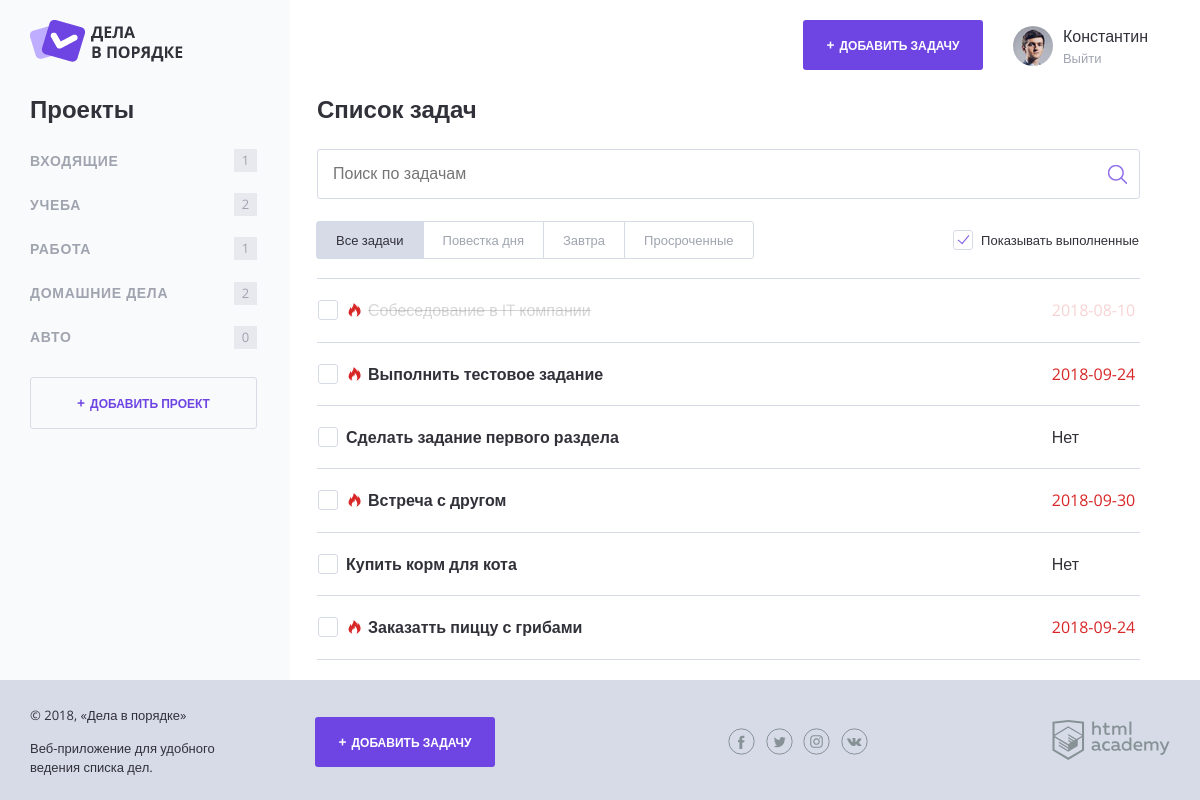
The page / on the database its author committed.
### tables this page shows
CREATE TABLE projects (
  id INT AUTO_INCREMENT PRIMARY KEY,
  p_name CHAR(255),
  user_id INT(5)
);

CREATE TABLE tasks (
  id INT AUTO_INCREMENT PRIMARY KEY,
  create_date DATE,
  name CHAR(255),
  file_name CHAR(255),
  file_url CHAR(255),
  user_id INT(5),
  project_id INT(5),
  execute_date DATE,
  ready BIT
);

### config/functions.php (called while the page is built, shortened)
<?php
function include_template($name, $data)
{
  $name = 'templates/' . $name;
  extract($data);
  require_once $name;
  $result = ob_get_clean();
  return $result;
}
function countTask($task_list, $project_id)
{
  $count = 0;
  foreach ($task_list as $key => $task) {
    if ($task['project_id'] === $project_id) {
      $count++;
    }
  }
  return $count;
}
function checkDates($date)
{
  $result = false;
  $secs_in_day = 24 * 60 * 60;
  $current_time = strtotime('now');
  $execute_date = strtotime($date);
  $time_before = $execute_date - $current_time;
  if ($execute_date) {
    $time_before <= $secs_in_day ? $result = true : $result = false;
  } else {
    $result = false;
  }
  return $result;
}
function getInfo($link, $sql, $user_id){
    if (!$res = mysqli_query($link, $sql)) {
        $dataArray['error'] = mysqli_error($link);
    } else {
        $dataArray['result'] = mysqli_fetch_all($res, MYSQLI_ASSOC);
    }
    return $dataArray;
}

### index.php (called while the page is built, shortened)
<?php
require_once($_SERVER['DOCUMENT_ROOT'].'/config/init.php');
if (!$link) {
    $error['error_connect'] = mysqli_connect_error();
    $page_content = include_template('error.php', ['error' => $error]);
    $page = include_template('layout.php', [
        'page_content' => $page_content,
        'page_title' => "Дела в порядке",
      ]
    );
} else {
    $sql = "SELECT `id`, `p_name`, `user_id` FROM projects WHERE `user_id` = '$user_id'";
    $projects_array = getInfo($link, $sql, $user_id);
    isset($projects_array['error']) ? $error['project_list'] = mysqli_error($link) : $project_list = $projects_array['result'];
    $sql = "SELECT * FROM tasks WHERE `user_id` = '$user_id'";
    $all_tasks_array = getInfo($link, $sql, $user_id);
    isset($all_tasks_array['error']) ? $error['all_tasks'] = mysqli_error($link) : $all_tasks = $all_tasks_array['result'];
    $sql = "SELECT * FROM tasks WHERE `user_id` = '$user_id'";
    $task_list_array = getInfo($link, $sql, $user_id);
    isset($task_list_array['error']) ? $error['task_list'] = mysqli_error($link) : $task_list = $task_list_array['result'];
    if(isset($error)) {
        $page_content = include_template('error.php', ['error' => $error]);
        $page = include_template('layout.php', [
            'page_content' => $page_content,
            'page_title' => "Дела в порядке",
          ]
        );
    } else {
        $page_content = include_template('index.php', [
            'task_list' => $task_list,
            'show_complete_tasks' => $show_complete_tasks
        ]);
        $page = include_template('layout.php', [
            'page_content' => $page_content,
            'page_title' => "Дела в порядке",
            'project_list' => $project_list,
            'task_list' => $task_list,
            'all_tasks' => $all_tasks,
            'show_complete_tasks' => $show_complete_tasks,
          ]
        );
    }
}
print_r($page);

### config/init.php (called while the page is built, shortened)
<?php
require_once($_SERVER['DOCUMENT_ROOT'] . '/config/functions.php');
$show_complete_tasks = 1;
$user_id = 1;
?>

### templates/project_list.php (the view)
<?php foreach ($project_list as $key => $project):?>
    <li class="main-navigation__list-item">
        <a class="main-navigation__list-item-link" href="/?project=<?=$project['id']?>"><?=$project['p_name']?></a>
        <span class="main-navigation__list-item-count"><?=countTask($all_tasks, $project['id'])?></span>
    </li>
<?php endforeach;?>

### templates/index.php (shortened to what this page needs)
<h2 class="content__main-heading">Список задач</h2>
<form class="search-form" action="index.php" method="post">
    <input class="search-form__input" type="text" name="" value="" placeholder="Поиск по задачам">
    <input class="search-form__submit" type="submit" name="" value="Искать">
</form>
<div class="tasks-controls">
  <nav class="tasks-switch">
    <a href="/" class="tasks-switch__item tasks-switch__item--active">Все задачи</a>
    <a href="/" class="tasks-switch__item">Повестка дня</a>
    <a href="/" class="tasks-switch__item">Завтра</a>
    <a href="/" class="tasks-switch__item">Просроченные</a>
  </nav>
  <label class="checkbox">
    <span class="checkbox__text">Показывать выполненные</span>
  </label>
</div>
<?=include_template('table_task.php', ['task_list' => $task_list, 'show_complete_tasks' => $show_complete_tasks])?>

### templates/table_task.php (shortened to what this page needs)
<table class="tasks">
  <?php foreach ($task_list as $key => $task): ?>
    <?php if ($show_complete_tasks === 1 || !$task['ready']): ?>
      <tr class="tasks__item task
        <?php if($task['ready']):?>task--completed<?php endif;?>
        <?php if(checkDates($task['execute_date'])):?>task--important<?endif;?>
      ">
        <td class="task__select">
          <label class="checkbox task__checkbox">
            <span class="checkbox__text"><?=htmlspecialchars($task['name'])?></span>
          </label>
        </td>
        <td class="task__file">
        </td>
        <td class="task__date">
            <?php if($task['execute_date']):?>
                <?=$task['execute_date']?>
            <?else:?>
                Нет
            <?endif;?>
        </td>
      </tr>
    <?php endif; ?>
  <?php endforeach; ?>
</table>

### templates/layout.php (shortened to what this page needs)
<!DOCTYPE html>
<html lang="ru">
<head>
    <link rel="stylesheet" href="css/normalize.css">
    <link rel="stylesheet" href="css/style.css">
    <link rel="stylesheet" href="css/flatpickr.min.css">
</head>
<body>
<div class="page-wrapper">
    <div class="container container--with-sidebar">
        <header class="main-header">
            <a href="/">
                <img src="img/logo.png" width="153" height="42" alt="Логотип Дела в порядке">
            </a>
            <div class="main-header__side">
                <a class="main-header__side-item button button--plus open-modal" href="add.php">Добавить задачу</a>
                <div class="main-header__side-item user-menu">
                    <div class="user-menu__image">
                        <img src="img/user-pic.jpg" width="40" height="40" alt="Пользователь">
                    </div>
                    <div class="user-menu__data">
                        <p>Константин</p>
                        <a href="#">Выйти</a>
                    </div>
                </div>
            </div>
        </header>
        <div class="content">
            <section class="content__side">
                <h2 class="content__side-heading">Проекты</h2>
                <nav class="main-navigation">
                    <ul class="main-navigation__list">
                        <?php
                        if(isset($project_list)){
                            $project_list = include_template('project_list.php', [
                                'project_list' => $project_list,
                                'all_tasks' => $all_tasks
                            ]);
                            print($project_list);
                        }
                        ?>
                    </ul>
                </nav>
                <a class="button button--transparent button--plus content__side-button"
                   href="pages/form-project.html" target="project_add">Добавить проект</a>
            </section>
            <main class="content__main">
              <?=$page_content?>
            </main>
        </div>
    </div>
</div>
<footer class="main-footer">
    <div class="container">
        <div class="main-footer__copyright">
            <p>© 2018, «Дела в порядке»</p>
            <p>Веб-приложение для удобного ведения списка дел.</p>
        </div>
        <a class="main-footer__button button button--plus" href="pages/form-task.html">Добавить задачу</a>
        <div class="main-footer__social social">
            <a class="social__link social__link--facebook" href="#">
            </a>
            <a class="social__link social__link--twitter" href="#">
            </a>
            <a class="social__link social__link--instagram" href="#">
            </a>
            <a class="social__link social__link--vkontakte" href="#">
            </a>
        </div>
        <div class="main-footer__developed-by">
            <a href="https://htmlacademy.ru/intensive/php">
                <img src="img/htmlacademy.svg" alt="HTML Academy" width="118" height="40">
            </a>
        </div>
    </div>
</footer>
</body>
</html>

### rows shown on the page
projects: p_name "ВХОДЯЩИЕ", id "1"
projects: p_name "УЧЕБА", id "2"
projects: p_name "РАБОТА", id "1"
projects: p_name "ДОМАШНИЕ ДЕЛА", id "2"
projects: p_name "АВТО", id "0"
tasks: name "Собеседование в IT компании", execute_date "2018-08-10"
tasks: name "Выполнить тестовое задание", execute_date "2018-09-24"
tasks: name "Сделать задание первого раздела", shows "Нет"
tasks: name "Встреча с другом", execute_date "2018-09-30"
tasks: name "Купить корм для кота", shows "Нет"
tasks: name "Заказатть пиццу с грибами", execute_date "2018-09-24"
